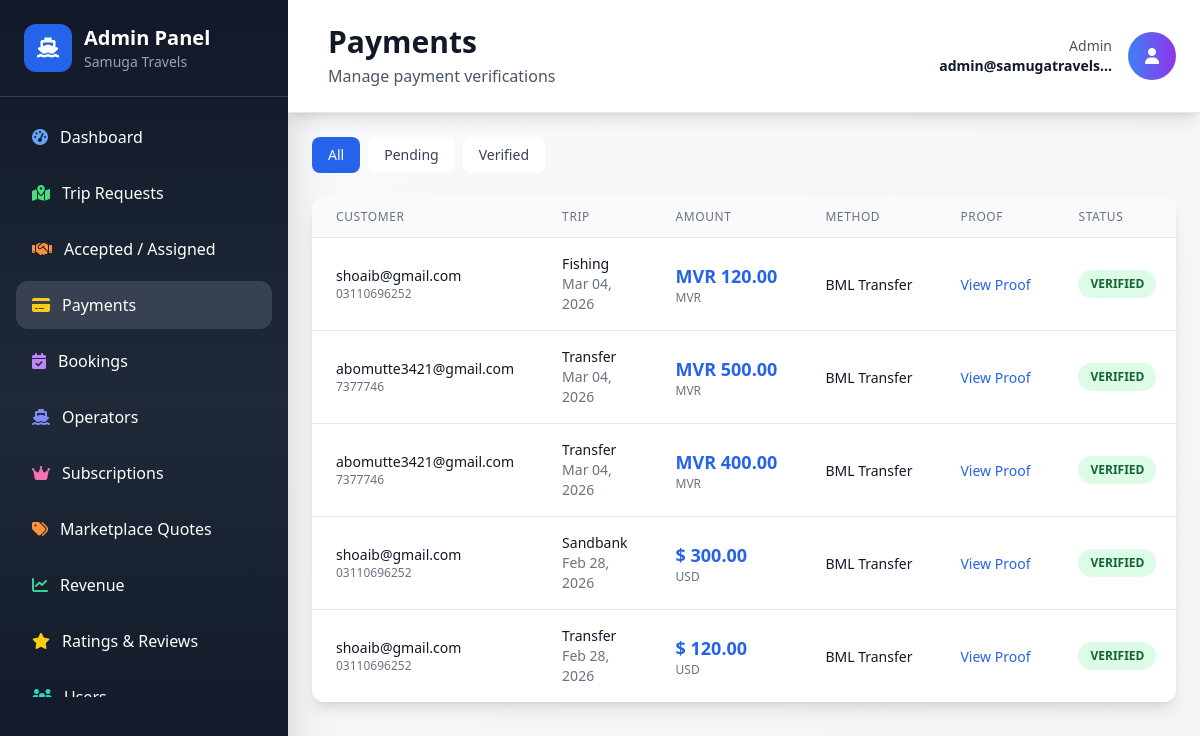
The page /api/admin-panel/payments/ (signed in) on the database its author committed.
### api/models.py (models this page shows, shortened)
class User(AbstractUser):
    USER_TYPES = [
        ('customer', 'Customer'),
        ('operator', 'Speedboat Operator'),
        ('admin', 'Admin'),
    ]
    phone_number = models.CharField(max_length=20, unique=True, null=True, blank=True)
    otp = models.CharField(max_length=6, null=True, blank=True)
    otp_created_at = models.DateTimeField(null=True, blank=True)
    user_type = models.CharField(max_length=20, choices=USER_TYPES, default='customer')
    is_admin = models.BooleanField(default=False)
    profile_image = models.ImageField(upload_to='profile_images/', null=True, blank=True)

class Payment(models.Model):
    PAYMENT_METHODS = [
        ('card', 'Card Payment'),
        ('bml', 'BML Transfer'),
        ('mib', 'MIB Transfer'),
    ]
    PAYMENT_STATUS = [
        ('pending', 'Pending'),
        ('verified', 'Verified'),
        ('failed', 'Failed'),
    ]
    CURRENCY_CHOICES = [
        ('USD', 'US Dollar'),
        ('MVR', 'Maldivian Rufiyaa'),
    ]
    id = models.UUIDField(primary_key=True, default=uuid.uuid4, editable=False)
    trip_request = models.OneToOneField(TripRequest, on_delete=models.CASCADE, related_name='payment')
    payment_method = models.CharField(max_length=20, choices=PAYMENT_METHODS)
    amount = models.DecimalField(max_digits=10, decimal_places=2)
    currency = models.CharField(max_length=3, choices=CURRENCY_CHOICES, default='USD')
    payment_proof = models.ImageField(upload_to='payment_proofs/', null=True, blank=True)
    transaction_id = models.CharField(max_length=255, blank=True)
    status = models.CharField(max_length=20, choices=PAYMENT_STATUS, default='pending')
    created_at = models.DateTimeField(auto_now_add=True)
    verified_at = models.DateTimeField(null=True, blank=True)

class TripRequest(models.Model):
    TRIP_TYPES = [
        ('transfer', 'Transfer'),
        ('snorkeling', 'Snorkeling'),
        ('fishing', 'Fishing'),
        ('sandbank', 'Sandbank'),
        ('guesthouse_transfer', 'Guesthouse Transfer'),
    ]
    STATUS_CHOICES = [
        ('pending', 'Pending'),
        ('quoted', 'Quoted'),
        ('accepted', 'Accepted'),
        ('payment_pending', 'Payment Pending'),
        ('confirmed', 'Confirmed'),
        ('completed', 'Completed'),
        ('cancelled', 'Cancelled'),
    ]
    CURRENCY_CHOICES = [
        ('USD', 'US Dollar'),
        ('MVR', 'Maldivian Rufiyaa'),
    ]
    id = models.UUIDField(primary_key=True, default=uuid.uuid4, editable=False)
    user = models.ForeignKey(User, on_delete=models.CASCADE, related_name='trip_requests')
    trip_type = models.CharField(max_length=50, choices=TRIP_TYPES)
    pickup_location = models.CharField(max_length=255)
    destination = models.CharField(max_length=255)
    trip_date = models.DateField()
    trip_time = models.TimeField()
    passenger_count = models.IntegerField()
    special_notes = models.TextField(blank=True)
    preferred_currency = models.CharField(max_length=3, choices=CURRENCY_CHOICES, default='USD')
    status = models.CharField(max_length=50, choices=STATUS_CHOICES, default='pending')
    created_at = models.DateTimeField(auto_now_add=True)
    updated_at = models.DateTimeField(auto_now=True)

### api/admin_views.py (the view)
# urls.py: path('admin-panel/payments/', payments_list, name='admin_payments'),
@login_required
@user_passes_test(is_admin)
def payments_list(request):
    status_filter = request.GET.get('status', 'all')
    payments = Payment.objects.select_related('trip_request__user').order_by('-created_at')
    if status_filter != 'all':
        payments = payments.filter(status=status_filter)
    context = {
        'payments': payments,
        'status_filter': status_filter,
    }
    return render(request, 'admin_panel/payments.html', context)

### api/admin_views.py (called while the page is built)
def is_admin(user):
    return user.is_authenticated and user.is_admin

### api/templates/admin_panel/payments.html (shortened to what this page needs)
{% extends 'admin_panel/base.html' %}
{% block page_title %}Payments{% endblock %}
{% block page_subtitle %}Manage payment verifications{% endblock %}
{% block content %}
<div class="mb-4 sm:mb-6 flex flex-wrap gap-2">
    <a href="?status=all" class="px-3 sm:px-4 py-2 text-sm rounded-lg {% if status_filter == 'all' %}bg-blue-600 text-white{% else %}bg-white text-gray-700 hover:bg-gray-50{% endif %} transition whitespace-nowrap">
        All
    </a>
    <a href="?status=pending" class="px-3 sm:px-4 py-2 text-sm rounded-lg {% if status_filter == 'pending' %}bg-orange-600 text-white{% else %}bg-white text-gray-700 hover:bg-gray-50{% endif %} transition whitespace-nowrap">
        Pending
    </a>
    <a href="?status=verified" class="px-3 sm:px-4 py-2 text-sm rounded-lg {% if status_filter == 'verified' %}bg-green-600 text-white{% else %}bg-white text-gray-700 hover:bg-gray-50{% endif %} transition whitespace-nowrap">
        Verified
    </a>
</div>
<div class="bg-white rounded-xl shadow-lg overflow-hidden">
    <div class="overflow-x-auto">
        <table class="min-w-full divide-y divide-gray-200">
            <thead class="bg-gray-50">
                <tr>
                    <th class="px-3 sm:px-6 py-3 text-left text-xs font-medium text-gray-500 uppercase tracking-wider">Customer</th>
                    <th class="px-3 sm:px-6 py-3 text-left text-xs font-medium text-gray-500 uppercase tracking-wider hidden md:table-cell">Trip</th>
                    <th class="px-3 sm:px-6 py-3 text-left text-xs font-medium text-gray-500 uppercase tracking-wider">Amount</th>
                    <th class="px-3 sm:px-6 py-3 text-left text-xs font-medium text-gray-500 uppercase tracking-wider hidden sm:table-cell">Method</th>
                    <th class="px-3 sm:px-6 py-3 text-left text-xs font-medium text-gray-500 uppercase tracking-wider hidden lg:table-cell">Proof</th>
                    <th class="px-3 sm:px-6 py-3 text-left text-xs font-medium text-gray-500 uppercase tracking-wider">Status</th>
                </tr>
            </thead>
            <tbody class="bg-white divide-y divide-gray-200">
                {% for payment in payments %}
                <tr class="hover:bg-gray-50">
                    <td class="px-3 sm:px-6 py-4 whitespace-nowrap">
                        <div class="text-xs sm:text-sm font-medium text-gray-900">{{ payment.trip_request.user.email }}</div>
                        <div class="text-xs text-gray-500">{{ payment.trip_request.user.phone_number|default:"-" }}</div>
                    </td>
                    <td class="px-3 sm:px-6 py-4 hidden md:table-cell">
                        <div class="text-xs sm:text-sm text-gray-900">{{ payment.trip_request.get_trip_type_display }}</div>
                        <div class="text-xs sm:text-sm text-gray-500">{{ payment.trip_request.trip_date|date:"M d, Y" }}</div>
                    </td>
                    <td class="px-3 sm:px-6 py-4 whitespace-nowrap">
                        <span class="text-base sm:text-lg font-bold text-blue-600">
                            {% if payment.currency == 'MVR' %}MVR{% else %}${% endif %} {{ payment.amount }}
                        </span>
                        <div class="text-xs text-gray-500">{{ payment.currency }}</div>
                    </td>
                    <td class="px-3 sm:px-6 py-4 whitespace-nowrap hidden sm:table-cell">
                        <span class="text-xs sm:text-sm text-gray-900">{{ payment.get_payment_method_display }}</span>
                    </td>
                    <td class="px-3 sm:px-6 py-4 whitespace-nowrap hidden lg:table-cell">
                        {% if payment.payment_proof %}
                        <a href="{{ payment.payment_proof.url }}" target="_blank" class="text-blue-600 hover:text-blue-800 text-xs sm:text-sm">
                            View Proof
                        </a>
                        {% else %}
                        <span class="text-gray-400">-</span>
                        {% endif %}
                    </td>
                    <td class="px-3 sm:px-6 py-4 whitespace-nowrap">
                        <span class="px-2 sm:px-3 py-1 inline-flex text-xs leading-5 font-semibold rounded-full
                            {% if payment.status == 'pending' %}bg-orange-100 text-orange-800
                            {% elif payment.status == 'verified' %}bg-green-100 text-green-800
                            {% else %}bg-red-100 text-red-800{% endif %}">
                            {{ payment.status|upper }}
                        </span>
                    </td>
                </tr>
                {% empty %}
                <tr>
                    <td colspan="7" class="px-3 sm:px-6 py-8 text-center text-gray-500 text-sm">
                        No payments found
                    </td>
                </tr>
                {% endfor %}
            </tbody>
        </table>
    </div>
</div>
{% endblock %}

### api/templates/admin_panel/base.html (shortened to what this page needs)
<!DOCTYPE html>
<html lang="en">
<head>
    <script src="https://cdn.tailwindcss.com"></script>
    <link rel="stylesheet" href="https://cdnjs.cloudflare.com/ajax/libs/font-awesome/6.4.0/css/all.min.css">
</head>
<body class="bg-gradient-to-br from-gray-50 to-gray-100">
    <div class="flex h-screen">
        <div class="hidden lg:block w-72 bg-gradient-to-b from-gray-900 via-gray-800 to-gray-900 text-white shadow-2xl">
            <div class="p-6 border-b border-gray-700">
                <div class="flex items-center space-x-3">
                    <div class="w-12 h-12 bg-blue-600 rounded-xl flex items-center justify-center">
                        <i class="fas fa-ship text-white text-xl"></i>
                    </div>
                    <div>
                        <h1 class="text-xl font-bold">Admin Panel</h1>
                        <p class="text-sm text-gray-400">Samuga Travels</p>
                    </div>
                </div>
            </div>
            <nav class="p-4 space-y-2 overflow-y-auto" style="max-height: calc(100vh - 200px);">
                <a href="/api/admin-panel/dashboard/" class="flex items-center px-4 py-3 {% if request.path == '/api/admin-panel/dashboard/' %}bg-gray-700{% else %}hover:bg-gray-700{% endif %} rounded-xl transition-all">
                    <i class="fas fa-tachometer-alt mr-3 text-blue-400"></i>
                    <span class="font-medium">Dashboard</span>
                </a>
                <a href="/api/admin-panel/trip-requests/" class="flex items-center px-4 py-3 {% if 'trip-requests' in request.path %}bg-gray-700{% else %}hover:bg-gray-700{% endif %} rounded-xl transition-all">
                    <i class="fas fa-map-marked-alt mr-3 text-green-400"></i>
                    <span>Trip Requests</span>
                </a>
                <a href="/api/admin-panel/accepted-requests/" class="flex items-center px-4 py-3 {% if 'accepted-requests' in request.path %}bg-gray-700{% else %}hover:bg-gray-700{% endif %} rounded-xl transition-all">
                    <i class="fas fa-handshake mr-3 text-orange-400"></i>
                    <span>Accepted / Assigned</span>
                </a>
                <a href="/api/admin-panel/payments/" class="flex items-center px-4 py-3 {% if 'payments' in request.path %}bg-gray-700{% else %}hover:bg-gray-700{% endif %} rounded-xl transition-all">
                    <i class="fas fa-credit-card mr-3 text-yellow-400"></i>
                    <span>Payments</span>
                </a>
                <a href="/api/admin-panel/bookings/" class="flex items-center px-4 py-3 {% if 'bookings' in request.path %}bg-gray-700{% else %}hover:bg-gray-700{% endif %} rounded-xl transition-all">
                    <i class="fas fa-calendar-check mr-3 text-purple-400"></i>
                    <span>Bookings</span>
                </a>
                <a href="/api/admin-panel/operators/" class="flex items-center px-4 py-3 {% if 'operators' in request.path %}bg-gray-700{% else %}hover:bg-gray-700{% endif %} rounded-xl transition-all">
                    <i class="fas fa-ship mr-3 text-indigo-400"></i>
                    <span>Operators</span>
                </a>
                <a href="/api/admin-panel/subscriptions/" class="flex items-center px-4 py-3 {% if 'subscriptions' in request.path %}bg-gray-700{% else %}hover:bg-gray-700{% endif %} rounded-xl transition-all">
                    <i class="fas fa-crown mr-3 text-pink-400"></i>
                    <span>Subscriptions</span>
                </a>
                <a href="/api/admin-panel/marketplace-quotes/" class="flex items-center px-4 py-3 {% if 'marketplace-quotes' in request.path %}bg-gray-700{% else %}hover:bg-gray-700{% endif %} rounded-xl transition-all">
                    <i class="fas fa-tags mr-3 text-orange-400"></i>
                    <span>Marketplace Quotes</span>
                </a>
                <a href="/api/admin-panel/revenue/" class="flex items-center px-4 py-3 {% if 'revenue' in request.path %}bg-gray-700{% else %}hover:bg-gray-700{% endif %} rounded-xl transition-all">
                    <i class="fas fa-chart-line mr-3 text-emerald-400"></i>
                    <span>Revenue</span>
                </a>
                <a href="/api/admin-panel/ratings/" class="flex items-center px-4 py-3 {% if 'ratings' in request.path %}bg-gray-700{% else %}hover:bg-gray-700{% endif %} rounded-xl transition-all">
                    <i class="fas fa-star mr-3 text-yellow-400"></i>
                    <span>Ratings & Reviews</span>
                </a>
                <a href="/api/admin-panel/users/" class="flex items-center px-4 py-3 {% if 'users' in request.path %}bg-gray-700{% else %}hover:bg-gray-700{% endif %} rounded-xl transition-all">
                    <i class="fas fa-users mr-3 text-teal-400"></i>
                    <span>Users</span>
                </a>
            </nav>
        </div>
        <div class="flex-1 overflow-y-auto">
            <header class="bg-white shadow-lg p-4 lg:p-6 border-b border-gray-200">
                <div class="flex items-center justify-between">
                    <div class="flex items-center space-x-4">
                        <div>
                            <h2 class="text-xl lg:text-3xl font-bold text-gray-900">{% block page_title %}Dashboard{% endblock %}</h2>
                            <p class="text-sm lg:text-base text-gray-600 mt-1 hidden sm:block">{% block page_subtitle %}Welcome back! Here's your overview{% endblock %}</p>
                        </div>
                    </div>
                    <div class="flex items-center space-x-2 lg:space-x-4">
                        <div class="text-right hidden md:block">
                            <p class="text-xs lg:text-sm text-gray-600">Admin</p>
                            <p class="text-xs lg:text-sm font-semibold text-gray-900">{{ request.user.email|truncatechars:20 }}</p>
                        </div>
                        <div class="w-10 h-10 lg:w-12 lg:h-12 bg-gradient-to-r from-blue-500 to-purple-600 rounded-full flex items-center justify-center">
                            <i class="fas fa-user text-white text-sm lg:text-base"></i>
                        </div>
                    </div>
                </div>
            </header>
            <main class="p-4 lg:p-6">
                {% block content %}
                {% endblock %}
            </main>
        </div>
    </div>
</body>
</html>

### rows shown on the page
User: user.email "admin@samugatravels…"
Payment: trip_request.user.email "shoaib@gmail.com", trip_request.user.phone_number "03110696252", trip_request.trip_type "Fishing", trip_request.trip_date "Mar 04, 2026", shows "MVR", amount "120.00", currency "MVR", payment_method "BML Transfer", status "VERIFIED"
Payment: trip_request.user.email "abomutte3421@gmail.com", trip_request.user.phone_number "7377746", trip_request.trip_type "Transfer", trip_request.trip_date "Mar 04, 2026", shows "MVR", amount "500.00", currency "MVR", payment_method "BML Transfer", status "VERIFIED"
Payment: trip_request.user.email "abomutte3421@gmail.com", trip_request.user.phone_number "7377746", trip_request.trip_type "Transfer", trip_request.trip_date "Mar 04, 2026", shows "MVR", amount "400.00", currency "MVR", payment_method "BML Transfer", status "VERIFIED"
Payment: trip_request.user.email "shoaib@gmail.com", trip_request.user.phone_number "03110696252", trip_request.trip_type "Sandbank", trip_request.trip_date "Feb 28, 2026", amount "300.00", currency "USD", payment_method "BML Transfer", status "VERIFIED"
Payment: trip_request.user.email "shoaib@gmail.com", trip_request.user.phone_number "03110696252", trip_request.trip_type "Transfer", trip_request.trip_date "Feb 28, 2026", amount "120.00", currency "USD", payment_method "BML Transfer", status "VERIFIED"
